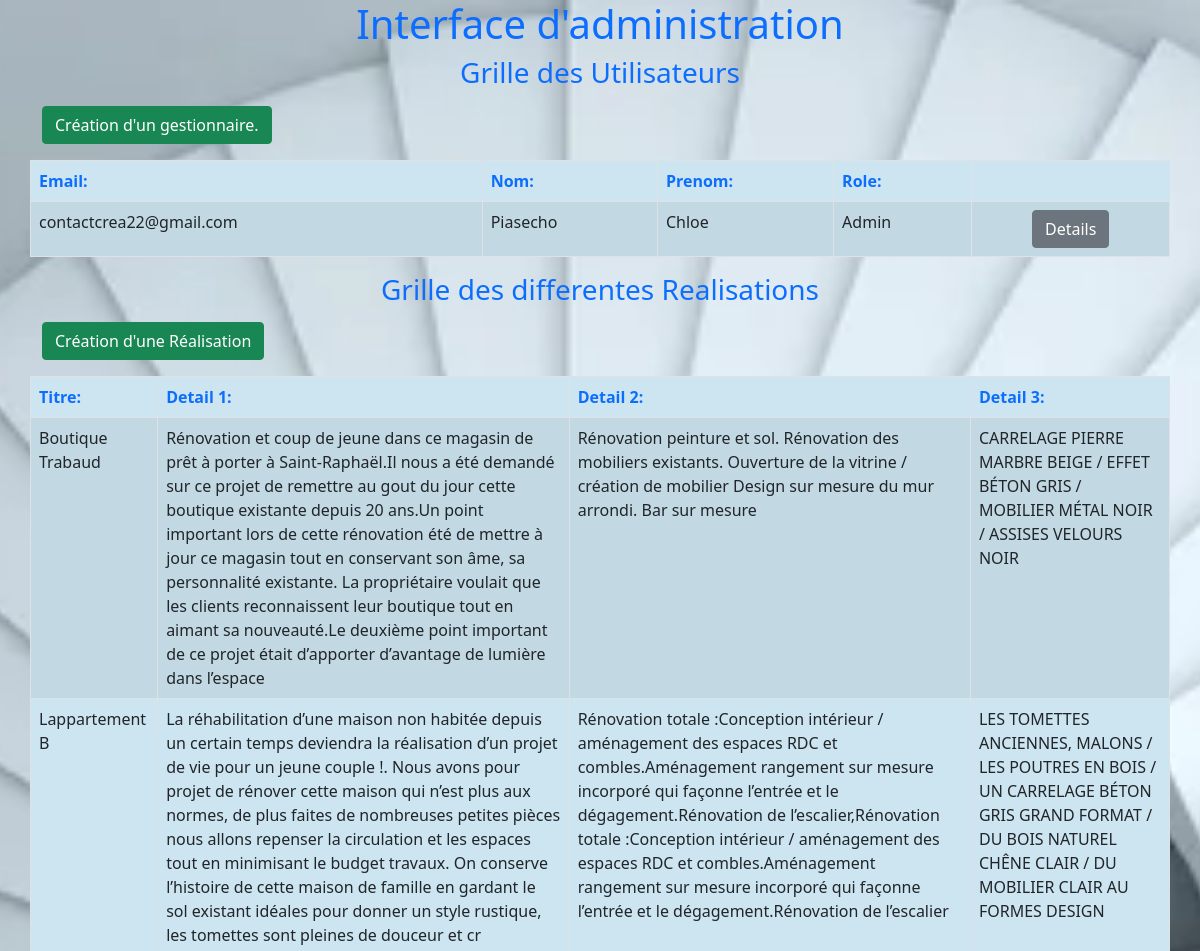
The page /InterfAdminis.php (upper part) on the database as committed earlier.
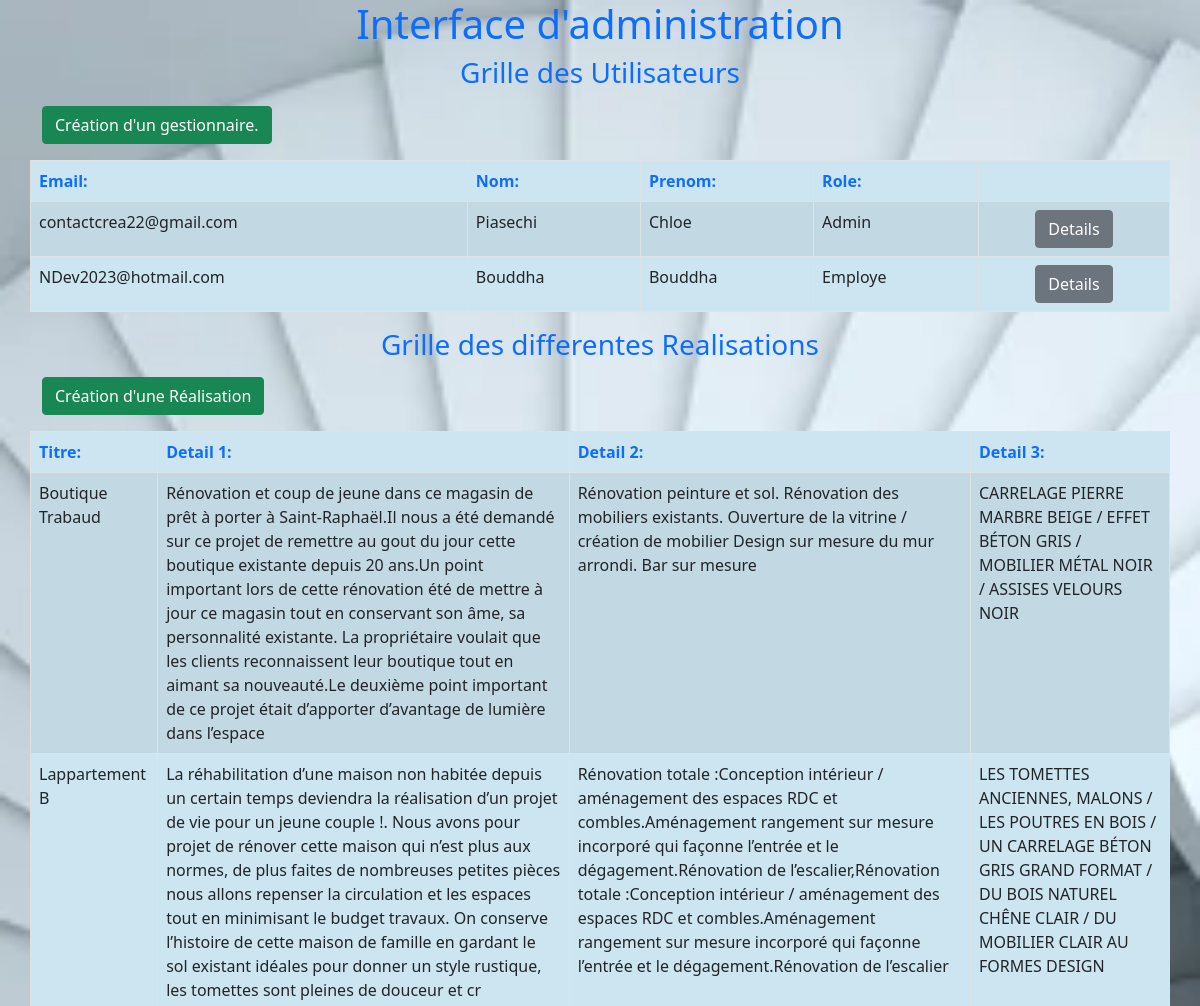
The same page on the database as committed later.
### tables this page shows
CREATE Table if NOT EXISTS User(
    Id int not NULL UNIQUE  PRIMARY KEY AUTO_INCREMENT,
    Email VARCHAR(65) not NULL,
    Name VARCHAR(65) not null,
    Firstname VARCHAR(65) not null,
    Role VARCHAR(65) not null
);

CREATE TABLE IF NOT EXISTS Picture (
    Id INT NOT NULL PRIMARY KEY AUTO_INCREMENT,
    Image1 VARCHAR(65) NOT NULL,
    Image2 VARCHAR(65) NOT NULL,
    Image3 VARCHAR(65) NOT NULL,
    Image4 VARCHAR(65) NOT NULL,
    Image5 VARCHAR(65),
    Id_Real INT not NULL,
    FOREIGN KEY (Id_Real) REFERENCES Realisation(Id)
);

CREATE Table Realisation(
    id INT NOT NULL PRIMARY KEY AUTO_INCREMENT,
    Titre VARCHAR(65) NOT NULL,
    Detail1 VARCHAR(65) not NULL,
    Detail2 VARCHAR(65),
    Detail3 VARCHAR(65),
    Detail4 VARCHAR(65)
);

### pdo.php (called while the page is built, shortened)
<?php
function getDetailetImage($pdo)
{
    try {
    $query  = $pdo->prepare("SELECT * FROM Realisation  INNER JOIN Picture ON Realisation.id = Id_Real");
    $query->execute();
    $DetailetImage = $query->fetchAll(PDO::FETCH_ASSOC);
    return $DetailetImage;
}
catch (Exception $e){
 echo 'erreur sur les demande de detail des realisations';
}
}
function getUtilisateur($pdo)
{
    try {
        $query  = $pdo->prepare("SELECT * FROM User");
        $query->execute();
        $Utilisateur = $query->fetchAll(PDO::FETCH_ASSOC);
        return $Utilisateur;
    }
    catch (Exception $e){
     echo 'Erreur sur les demandes user';
    }
}

### InterfAdminis.php (the view, shortened to what this page needs)
<?php
require_once './top.php';
require_once './pdo.php';
$utilisateurs = getUtilisateur($pdo);
$details = getDetailetImage($pdo);
?>
<body>
  <header>
    <h1 class="h1 text-center text-primary">
    </h1>
  </header>
  <main>
    <div class="container">
      <div class="row">
        <h3 class="text-center  text-primary mb-3">Grille des Utilisateurs </h3>
      </div>
      <div class="row">
        <p>
          <a href="createUsers.php" class="btn btn-success">Création d'un gestionnaire.</a>
        </p>
        <table class="table table-striped table-bordered backgroungarray">
          <thead class="text-primary">
            <tr>
              <th>Email:</th>
              <th>Nom:</th>
              <th>Prenom:</th>
              <th>Role:</th>
            </tr>
          </thead>
          <tbody>
            <?php
            foreach ($utilisateurs as $cle => $User) { ?>
              <tr>
                <td> <?= $User['Email']; ?> </td>
                <td> <?= $User['Name']; ?> </td>
                <td> <?= $User['Firstname']; ?> </td>
                <td> <?= $User['Role']; ?> </td>
                <td class="text-center">
                  <a class="btn btn-secondary" href="visu.php?id=<?= $User['Id']; ?>">Details</a>
                </td>
              </tr>
            <?php } ?>
          </tbody>
        </table>
      </div>
    </div>
    <div class="container">
      <div class="row">
        <h3 class="text-center  text-primary mb-3">Grille des differentes Realisations </h3>
      </div>
      <div class="row">
        <p>
          <a href="createRealisation.php" class="btn btn-success">Création d'une Réalisation</a>
        </p>
        <table class="table table-striped table-bordered backgroungarray">
          <thead class="text-primary">
            <tr>
              <th>Titre:</th>
              <th>Detail 1:</th>
              <th>Detail 2:</th>
              <th>Detail 3:</th>
            </tr>
          </thead>
          <tbody>
            <?php
            foreach ($details as $cle => $Detail) { ?>
              <tr>
                <td> <?= $Detail['Titre']; ?> </td>
                <td> <?= $Detail['detail1']; ?> </td>
                <td> <?= $Detail['detail2']; ?> </td>
                <td> <?= $Detail['detail3']; ?> </td>
              </tr>
            <?php } ?>
          </tbody>
        </table>
      </div>
    </div>
  </main>
</body>
</html>

Rows that differ between the two databases and show on the page:
changed user "contactcrea22@gmail.com": Name "Piasecho" → "Piasechi"
added user: Email "NDev2023@hotmail.com", Name "Bouddha", Firstname "Bouddha", Role "Employe"
